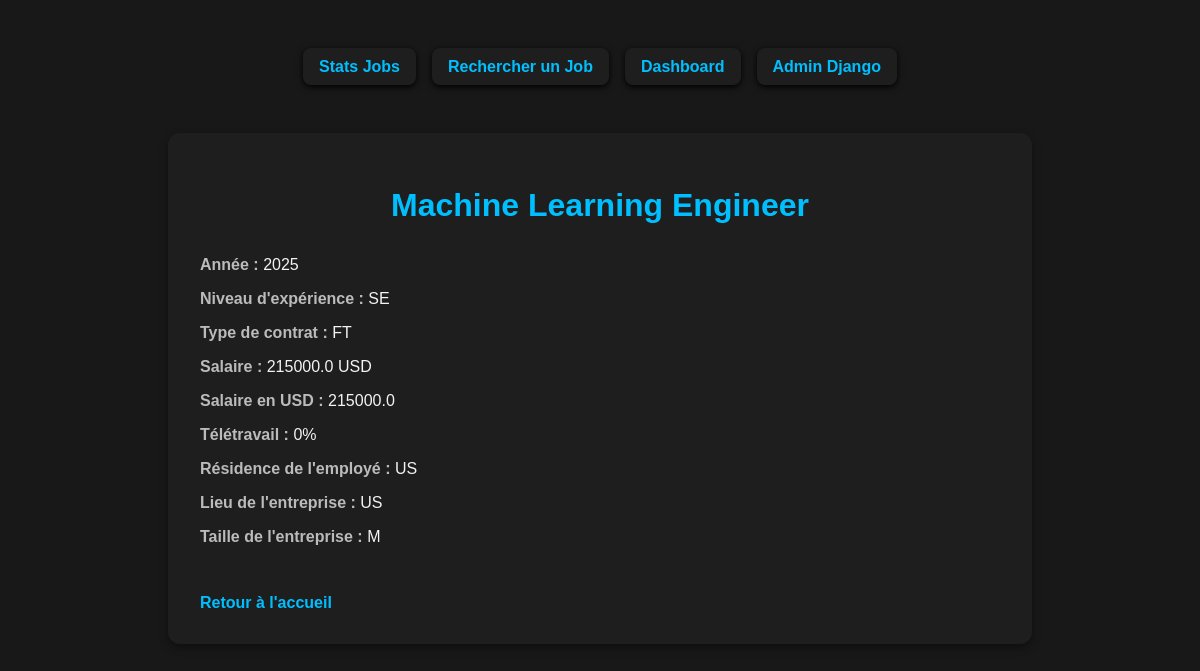
The app's page /job/3/ with its own data.
### jobsite/models.py (models this page shows, shortened)
class JobRecord(models.Model):
    work_year = models.IntegerField()
    experience_level = models.CharField(max_length=5)
    employment_type = models.ForeignKey('Contract', on_delete=models.SET_NULL, null=True)
    job_title = models.CharField(max_length=200)
    salary = models.FloatField()
    salary_currency = models.CharField(max_length=10)
    salary_in_usd = models.FloatField()
    employee_residence = models.CharField(max_length=100)
    remote_ratio = models.IntegerField()
    company_location = models.CharField(max_length=100)
    company_size = models.CharField(max_length=2)
    class Meta:
        constraints = [
            models.UniqueConstraint(
                fields=['job_title', 'work_year', 'employee_residence'],
                name='unique_job_per_year_and_location'
            )
    ]

class Contract(models.Model):
    type_code = models.CharField(max_length=10)
    description = models.TextField(blank=True)
    def __str__(self):
        return self.type_code

### jobsite/views.py (the view)
# urls.py: path('job/<int:id>/', job_detail, name='job_detail'),
def job_detail(request, id):
    job = get_object_or_404(JobRecord, id=id)
    return render(request, 'views_details_job.html', {'job': job})

### templates/views_details_job.html (shortened to what this page needs)
   {% extends "base.html" %}
   {% block content %}
</head>
<body>
<div class="job-container">
    <h1>{{ job.job_title }}</h1>
    <div class="job-field"><span class="job-label">Année :</span> {{ job.work_year }}</div>
    <div class="job-field"><span class="job-label">Niveau d'expérience :</span> {{ job.experience_level }}</div>
    <div class="job-field"><span class="job-label">Type de contrat :</span> {{ job.employment_type }}</div>
    <div class="job-field"><span class="job-label">Salaire :</span> {{ job.salary }} {{ job.salary_currency }}</div>
    <div class="job-field"><span class="job-label">Salaire en USD :</span> {{ job.salary_in_usd }}</div>
    <div class="job-field"><span class="job-label">Télétravail :</span> {{ job.remote_ratio }}%</div>
    <div class="job-field"><span class="job-label">Résidence de l'employé :</span> {{ job.employee_residence }}</div>
    <div class="job-field"><span class="job-label">Lieu de l'entreprise :</span> {{ job.company_location }}</div>
    <div class="job-field"><span class="job-label">Taille de l'entreprise :</span> {{ job.company_size }}</div>
    <a class="back-link" href="{% url 'home' %}">Retour à l'accueil</a>
</div>
{% endblock %}

### FeedBack/templates/base.html (style rules this page uses)
body { font-family: Arial, sans-serif; padding: 2rem; background-color: #181818; margin: 0; }
h1, h2, label, strong, p { color: #f3f3f3; }

### templates/views_details_job.html (style rules this page uses)
body { font-family: Arial, sans-serif; background-color: #181818; color: #f3f3f3; padding: 2rem; }
.job-container { background-color: #1e1e1e; padding: 2rem; border-radius: 12px; box-shadow: 0 4px 8px rgba(0, 0, 0, 0.4); max-width: 800px; margin: auto; }
h1 { color: #00bfff; text-align: center; margin-bottom: 2rem; }
.job-field { margin-bottom: 1rem; }
.job-label { font-weight: bold; color: #bbbbbb; }
.back-link { display: inline-block; margin-top: 2rem; color: #00bfff; text-decoration: none; font-weight: bold; }

### records on screen
JobRecord: job_title "Machine Learning Engineer", work_year "2025", experience_level "SE", employment_type "FT", salary "215000.0", salary_currency "USD", salary_in_usd "215000.0", remote_ratio "0", employee_residence "US", company_location "US", company_size "M"
